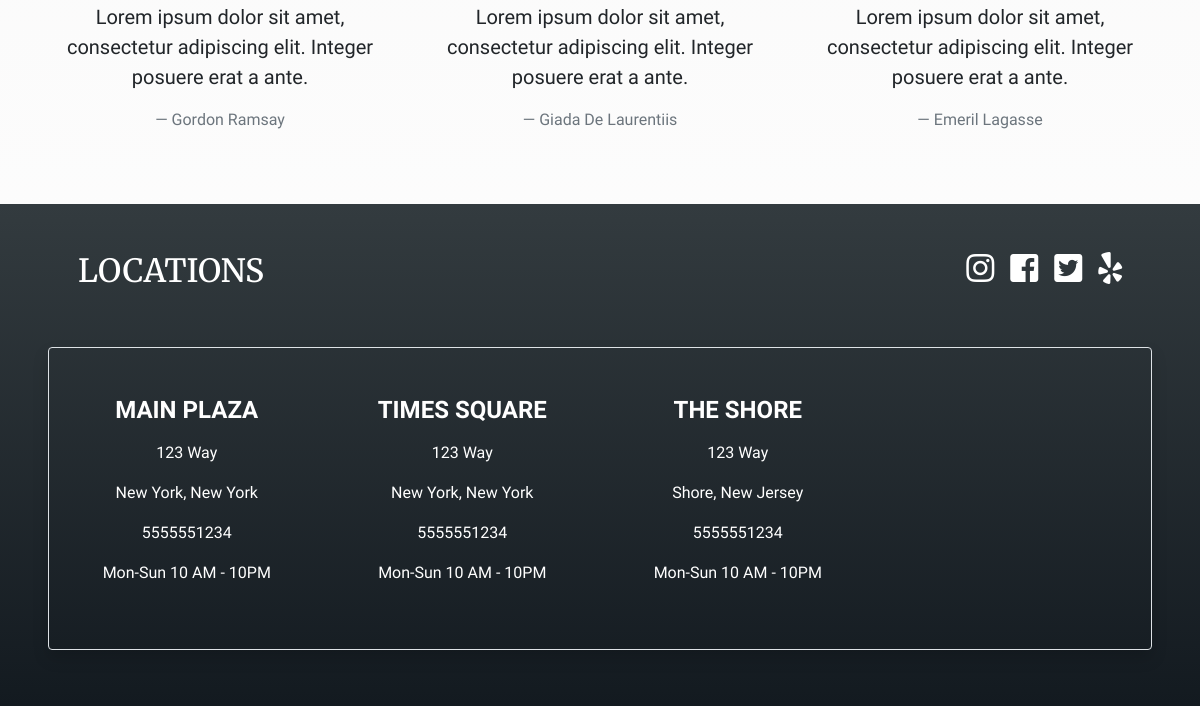
The app's page / (lower part), older data.
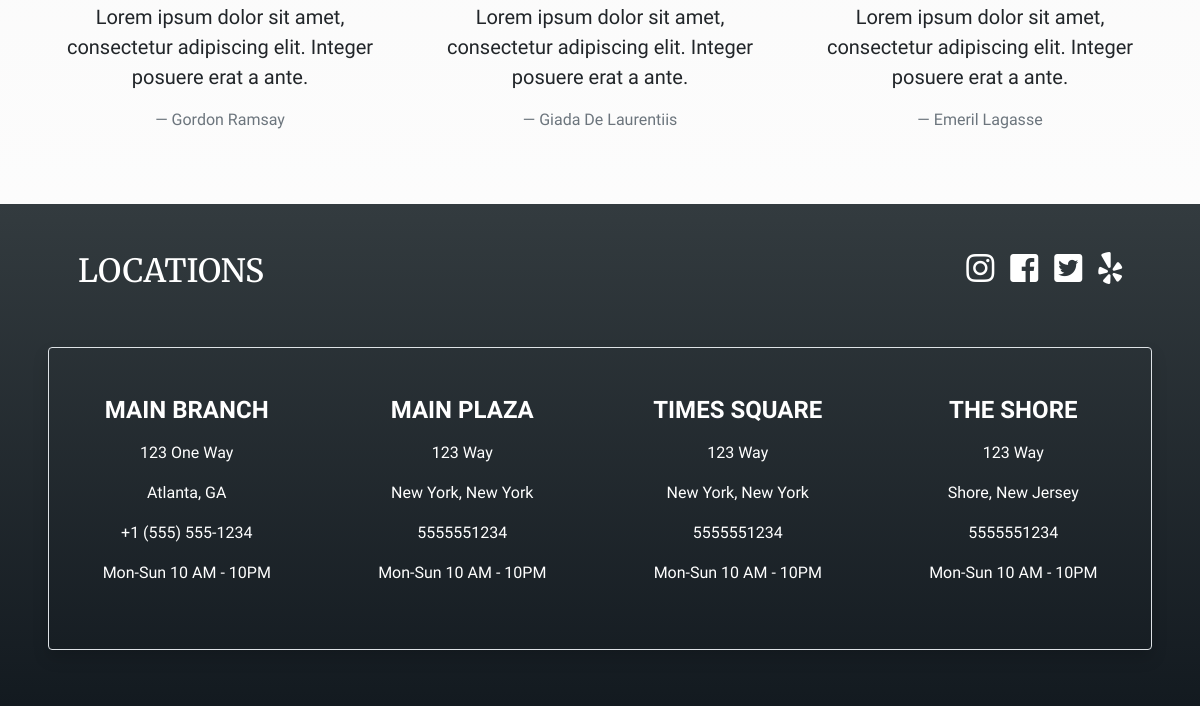
The same page, newer data.
### adminPanel/models.py (models this page shows)
class Location(models.Model):
    location_name = models.CharField(max_length=255)
    address1 = models.CharField(max_length=255)
    address2 = models.CharField(max_length=255, blank=True)
    city = models.CharField(max_length=255)
    state = models.CharField(max_length=100)
    county = models.CharField(max_length=100, blank=True)
    country = models.CharField(max_length=255, blank=True)
    phone = models.CharField(max_length=50, blank=True)
    post_code = models.CharField(max_length=50, blank=True)
    is_restaurant = models.BooleanField()
    created_at = models.DateTimeField(auto_now_add=True)
    updated_at = models.DateTimeField(auto_now=True)
    objects = LocationManager()

### menuDisplay/views.py (the view)
# urls.py: path('', views.index, name='index'),
def index(request):
    context = {
        'categories': Category.objects.all(),
        'locations': Location.objects.all(),
    }
    return render(request, 'home.html', context)

### menuDisplay/templates/home.html (shortened to what this page needs)
<!DOCTYPE html>
    <html lang="en">
        <head>
            {% load static %}
            {% load bootstrap4 %}
            <link rel="stylesheet" href="{% static 'css/app.css' %}">
            <link rel="stylesheet" href="https://use.fontawesome.com/releases/v5.0.13/css/all.css">
        </head>
        <body>
            <div id="quotes">
                <div class="container text-center my-5">
                    <div class="row">
                        <div class="col-md-4 my-2">
                            <blockquote class="blockquote">
                                <p>Lorem ipsum dolor sit amet, consectetur adipiscing
                                    elit. Integer posuere erat a ante.</p>
                                    <footer class="blockquote-footer">Gordon Ramsay</footer>
                            </blockquote>
                        </div>
                        <div class="col-md-4 my-2">
                            <blockquote class="blockquote">
                                <p>Lorem ipsum dolor sit amet, consectetur adipiscing
                                    elit. Integer posuere erat a ante.</p>
                                    <footer class="blockquote-footer">Giada De Laurentiis</footer>
                            </blockquote>
                        </div>
                        <div class="col-md-4 my-2">
                            <blockquote class="blockquote">
                                <p>Lorem ipsum dolor sit amet, consectetur adipiscing
                                    elit. Integer posuere erat a ante.</p>
                                <footer class="blockquote-footer">Emeril Lagasse</footer>
                            </blockquote>
                        </div>
                    </div>
                </div>
            </div>
            <div id="footer" class="p-5">
                <div class="container">
                    <div class="container d-none d-sm-flex">
                        <h2 class="text-white mb-5">LOCATIONS</h2>
                        <i class="ml-auto text-white fa-2x fab fa-instagram"></i>
                        <i class="ml-3 text-white fa-2x fab fa-facebook-square"></i>
                        <i class="ml-3 text-white fa-2x fab fa-twitter-square"></i>
                        <i class="ml-3 text-white fa-2x fab fa-yelp"></i>
                    </div>
                    <div class="row my-2 border rounded pt-5 shadow">
                        {% for location in locations %}
                        <div class="col-sm-6 col-lg-3 text-white text-center mb-5">
                            <h4 class="text-uppercase font-weight-bold mb-3">{{ location.location_name }}</h4>
                            <p>{{ location.address1 }}</p>
                            <p>{{ location.city }}, {{ location.state }} {{ location.post_code }}</p>
                            <p>{{ location.phone }}</p>
                            <p>Mon-Sun 10 AM - 10PM</p>
                        </div>
                        {% endfor %}
                    </div>
                </div>
            </div>
        </body>
    </html>

Row changes from the older to the newer data that the page shows:
added Location: location_name "MAIN BRANCH", address1 "123 One Way", city "Atlanta", state "GA", phone "+1 (555) 555-1234"
